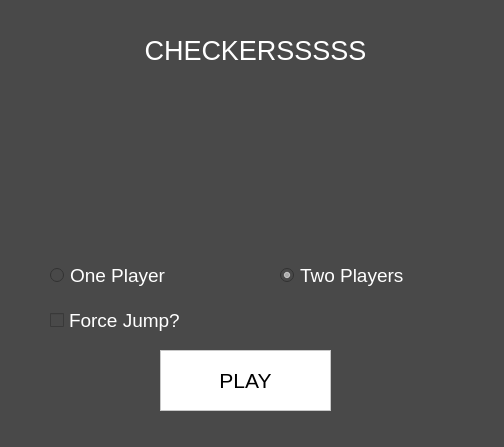
<?xml version="1.0" encoding="UTF-8"?>
<ui version="4.0">
 <class>Frame</class>
 <widget class="QFrame" name="Frame">
  <property name="geometry">
   <rect>
    <x>0</x>
    <y>0</y>
    <width>504</width>
    <height>447</height>
   </rect>
  </property>
  <property name="sizePolicy">
   <sizepolicy hsizetype="Fixed" vsizetype="Fixed">
    <horstretch>0</horstretch>
    <verstretch>0</verstretch>
   </sizepolicy>
  </property>
  <property name="font">
   <font>
    <pointsize>14</pointsize>
   </font>
  </property>
  <property name="windowTitle">
   <string>Checkers</string>
  </property>
  <property name="styleSheet">
   <string notr="true">background: rgb(73,73,73); color: white</string>
  </property>
  <widget class="QLabel" name="label">
   <property name="geometry">
    <rect>
     <x>0</x>
     <y>0</y>
     <width>511</width>
     <height>101</height>
    </rect>
   </property>
   <property name="font">
    <font>
     <pointsize>20</pointsize>
    </font>
   </property>
   <property name="text">
    <string>CHECKERSSSSS</string>
   </property>
   <property name="alignment">
    <set>Qt::AlignCenter</set>
   </property>
  </widget>
  <widget class="QRadioButton" name="one_player_rb">
   <property name="geometry">
    <rect>
     <x>50</x>
     <y>250</y>
     <width>200</width>
     <height>50</height>
    </rect>
   </property>
   <property name="font">
    <font>
     <pointsize>14</pointsize>
    </font>
   </property>
   <property name="text">
    <string>One Player</string>
   </property>
  </widget>
  <widget class="QRadioButton" name="two_players_rb">
   <property name="geometry">
    <rect>
     <x>280</x>
     <y>250</y>
     <width>200</width>
     <height>50</height>
    </rect>
   </property>
   <property name="font">
    <font>
     <pointsize>14</pointsize>
    </font>
   </property>
   <property name="text">
    <string>Two Players</string>
   </property>
   <property name="checked">
    <bool>true</bool>
   </property>
  </widget>
  <widget class="QPushButton" name="play_btn">
   <property name="geometry">
    <rect>
     <x>160</x>
     <y>350</y>
     <width>171</width>
     <height>61</height>
    </rect>
   </property>
   <property name="font">
    <font>
     <pointsize>16</pointsize>
    </font>
   </property>
   <property name="styleSheet">
    <string notr="true">background: white;
color: black;
border: 1px solid rgb(200, 200, 200);
border-radus: 15px;

</string>
   </property>
   <property name="text">
    <string>PLAY</string>
   </property>
   <property name="flat">
    <bool>false</bool>
   </property>
  </widget>
  <widget class="QLabel" name="winner_label">
   <property name="geometry">
    <rect>
     <x>0</x>
     <y>110</y>
     <width>511</width>
     <height>101</height>
    </rect>
   </property>
   <property name="font">
    <font>
     <pointsize>20</pointsize>
    </font>
   </property>
   <property name="text">
    <string/>
   </property>
   <property name="alignment">
    <set>Qt::AlignCenter</set>
   </property>
  </widget>
  <widget class="QCheckBox" name="force_jump_cb">
   <property name="geometry">
    <rect>
     <x>50</x>
     <y>300</y>
     <width>301</width>
     <height>41</height>
    </rect>
   </property>
   <property name="font">
    <font>
     <pointsize>14</pointsize>
    </font>
   </property>
   <property name="text">
    <string>Force Jump?</string>
   </property>
  </widget>
 </widget>
 <resources/>
 <connections/>
</ui>
